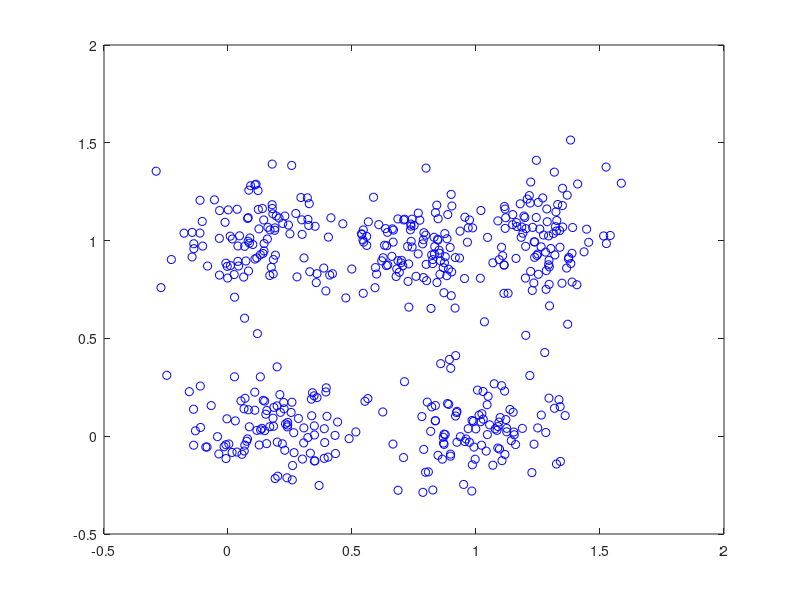

Reproduce this figure in MATLAB. (Note: this script raises an error after producing the figure.)
clc;
clear all;
close all;
startTime=tic;

data1 = csvread('data1.csv');
data2 = csvread('data2.csv');
data3 = csvread('data3.csv');

figure(1);
plot(data1(:,1),data1(:,2),'ob');
% figure(2);
% plot(data2(:,1),data2(:,2),'b');
% figure(3);
% plot(data3(:,1),data3(:,2),'b');

% number of clusters
K = 5;


numberOfTrainingData = size(data1,1);
numberOfFeatureDimensions = size(data1,2);

for index=1:200,


% initialize cluster centers
randCenterIndices = randi([1 numberOfTrainingData], 1, K);
clusterCenters = data1(randCenterIndices,:);

data1Label = zeros(numberOfTrainingData, 1);
data1DistanceFromClusterCenter = Inf(numberOfTrainingData, K);

% Assign each data point to a cluster: label each data point with a cluster
% number

changeInLabelsFlag = 1;

while changeInLabelsFlag == 1,
    
    changeInLabelsFlag = 0;
    
    for i = 1:numberOfTrainingData,
        for j = 1:K,
           data1DistanceFromClusterCenter(i,j) = EuclideanDistance(data1(i,:),clusterCenters(j,:));
        end
        % check to see if any data point's label is updated
        [~, newLabel] = min(data1DistanceFromClusterCenter(i,:));
        if  data1Label(i) ~= newLabel,
            changeInLabelsFlag = 1;
        end
        % update label maybe?
        [~, data1Label(i)] = min(data1DistanceFromClusterCenter(i,:));
        
    end
    
    
    % Re-estimate cluster centers
    
    Mu = Inf(K, numberOfFeatureDimensions);
    
    for i = 1:K,
        
        Mu(i,:) = mean(data1(find(data1Label == i),:));
        
        minDiff = EuclideanDistance(data1(1,:), Mu(i,:));
        
        for j = 2:numberOfTrainingData
            if minDiff > EuclideanDistance(data1(j,:), Mu(i,:)),
                minDiff = EuclideanDistance(data1(j,:), Mu(i,:));
                closestDataPointToMuIndex = j;
            end
        end
        
        clusterCenters(i,:) = data1(closestDataPointToMuIndex,:);
    end
    
end


hold on;
plot(clusterCenters(:,1),clusterCenters(:,2),'oc');
hold on;
    
    
end

title({'K-Means clustering with K = 5, for 200 times'});
legend('Original Data Points', 'Cluster Centers');
xlabel('X');
ylabel('Y');

% save as PNG and EPS
saveas(1, 'fig_Kmeans_with_random_initialization', 'epsc2');
saveas(1, 'fig_Kmeans_with_random_initialization', 'png');
saveas(1, 'fig_Kmeans_with_random_initialization', 'fig');
saveas(1, ['fig_' datestr(date, 'YYYY-mm-dd') '_' datestr(now, 'HH-MM-SS') '_' 'Kmeans_with_random_initialization'], 'epsc2');

% save the environment variables
save ([datestr(date, 'YYYY-mm-dd') '_' datestr(now, 'HH-MM-SS')]);

runningTime = toc(startTime);
runningTime


